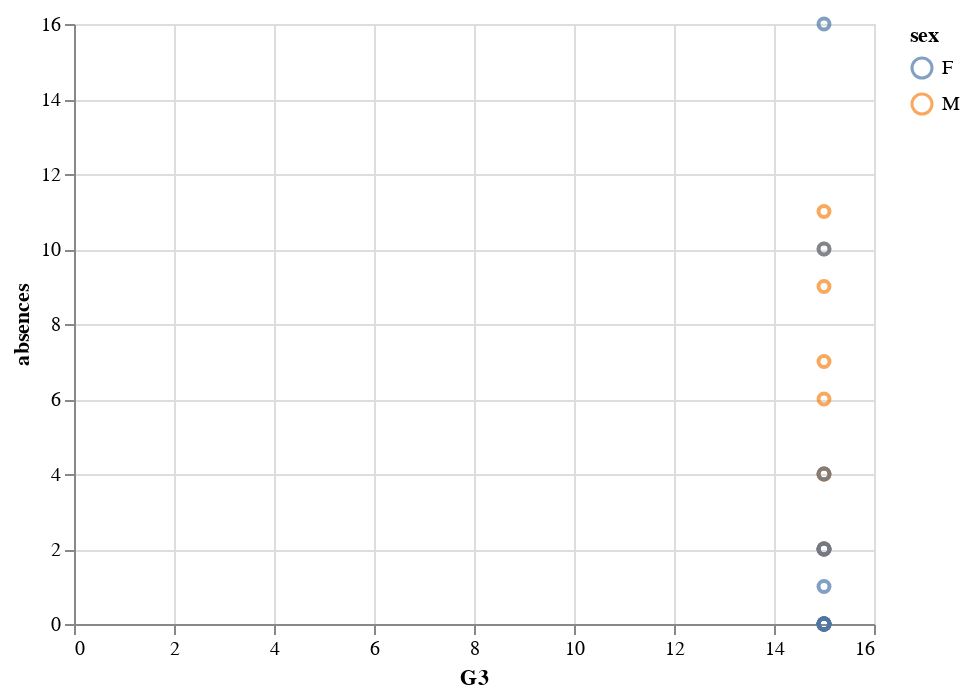

Here is the notebook cell this chart was saved with:
### Code cell
alt.Chart(data).mark_point().encode(
    x='G3',
    y='absences',
    color='sex',
).transform_filter(alt.datum.G3==15)

### Figure 1 — Vega-Lite specification as saved in the notebook (floating-point values rounded to 4 significant figures; data arrays with more than 128 entries replaced by an {"elided": "..."} marker saying what was removed)
{"config": {"view": {"continuousWidth": 400, "continuousHeight": 300}}, "data": {"name": "data-e915ea558f4356374e17cc933ebec282"}, "mark": "point", "encoding": {"color": {"type": "nominal", "field": "sex"}, "x": {"type": "quantitative", "field": "G3"}, "y": {"type": "quantitative", "field": "absences"}}, "transform": [{"filter": "(datum.G3 === 15)"}], "$schema": "https://vega.github.io/schema/vega-lite/v4.8.1.json", "datasets": {"data-e915ea558f4356374e17cc933ebec282": {"elided": "395 records"}}}
